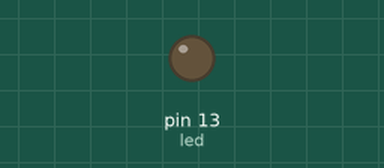
This sketch was run on a simulated Arduino Uno, built with avr-gcc and run on an emulated ATmega328P. On the bench: output pins drawn as LEDs (lit = HIGH).

Above: at 1.8 s.
At 5.3 s:
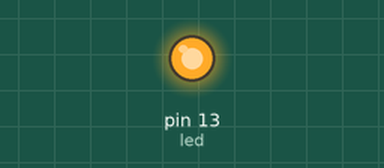
Timing chart, 0 to 7.4 s (numbered marks = the images above):
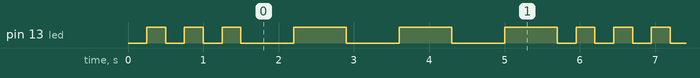

The sketch:

Morse_Code_SOS.ino
```cpp
/**
 * blinks a message in morse code
 */

int led = 13;
int delayLong = 700;
int delayShort = 250;

void setup() {
  // put your setup code here, to run once:
  pinMode(led, OUTPUT);

}

void loop() {
  // put your main code here, to run repeatedly:
  dot();
  dot();
  dot();
  dash();
  dash();
  dash();
//  dot();
//  dot();
//  dot();
//  delay(1000);
}

void dot() {
  delay(delayShort);
  on();
  delay(delayShort);
  off();
}

void dash() {
  delay(delayLong);
  on();
  delay(delayLong);
  off();
}

void on() {
  digitalWrite(led, HIGH);
}

void off() {
  digitalWrite(led, LOW);
}
```

Measured:
- by itself, pin 13 (led): repeats every 5.7 s: 2 × (LOW 0.25 s, HIGH 0.25 s), 3 × (LOW 0.70 s, HIGH 0.70 s), LOW 0.25 s, HIGH 0.25 s
- by itself, everything shown: repeats every 5.7 s, in 12 steps
